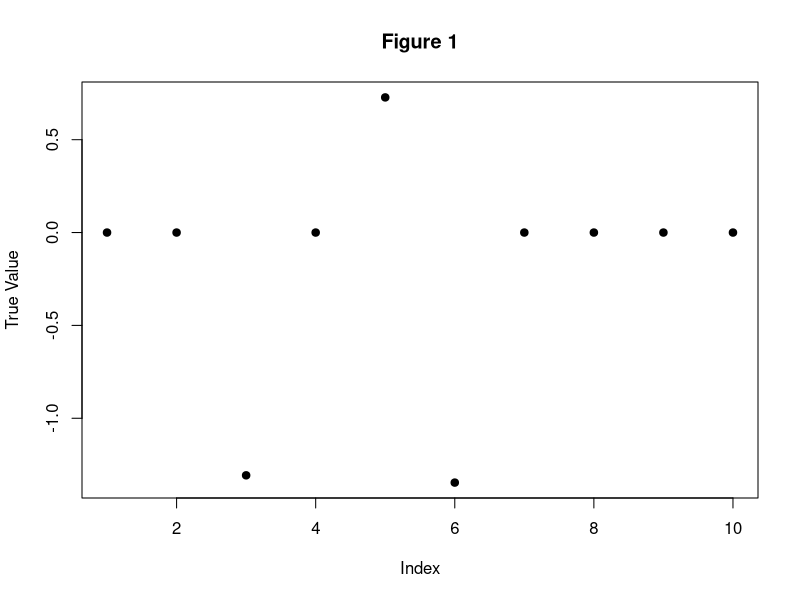
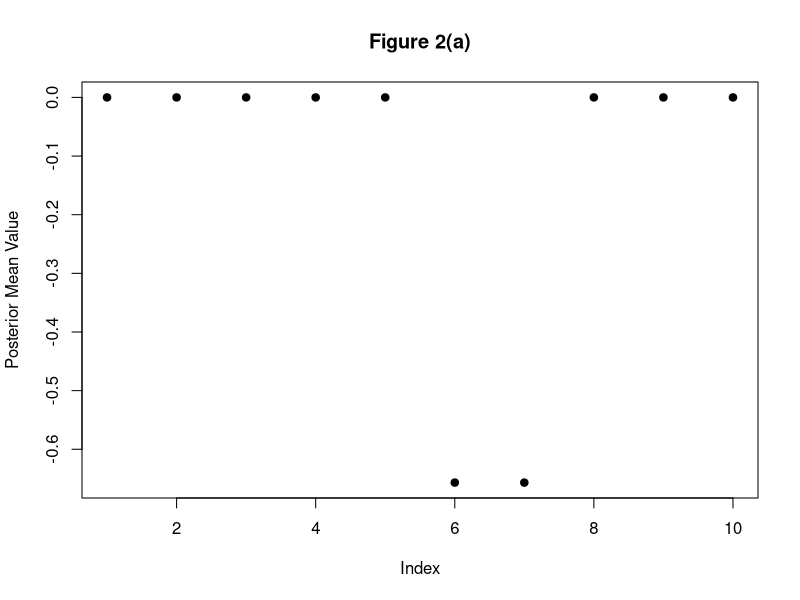
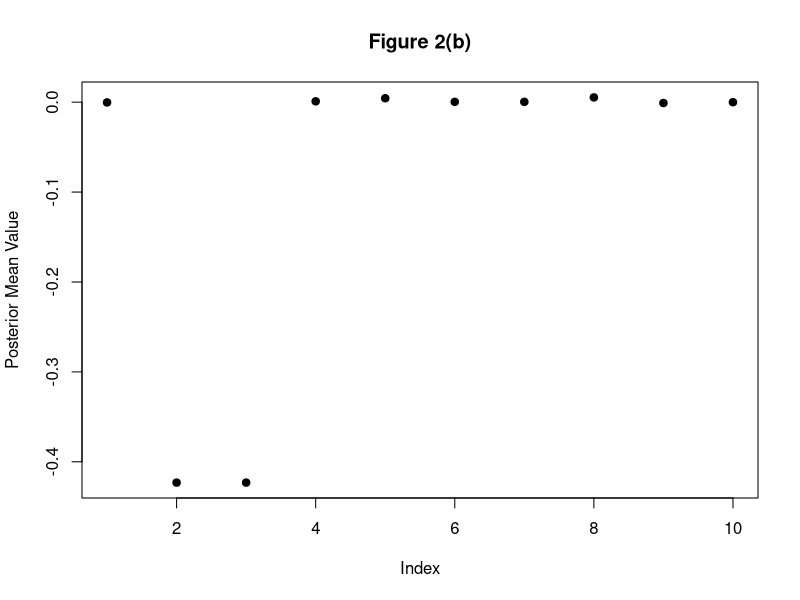
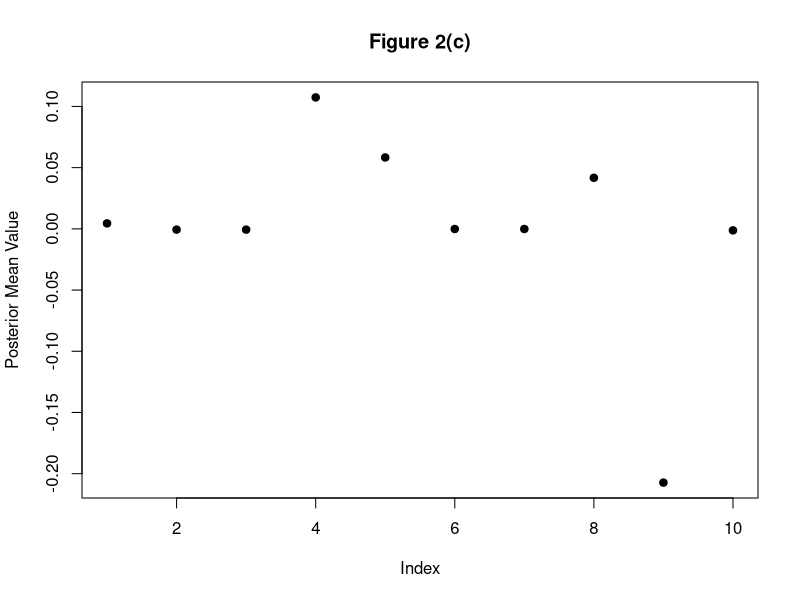
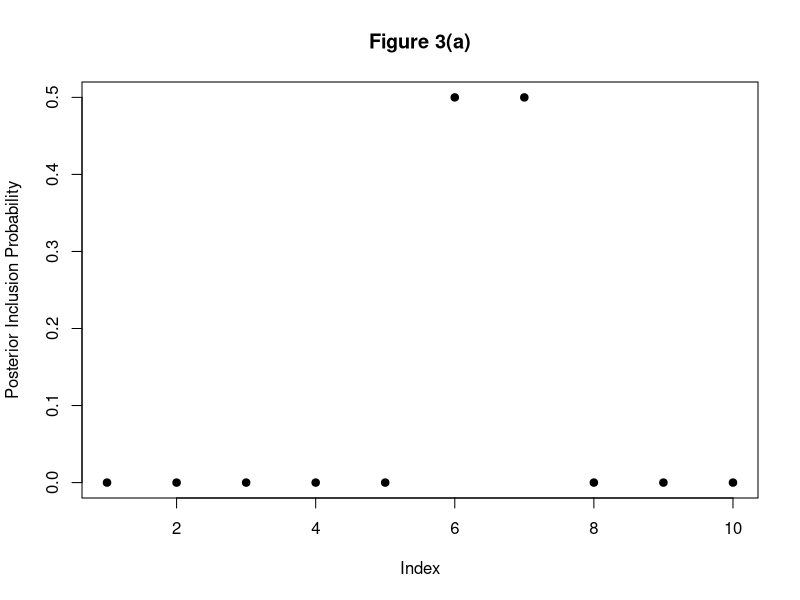
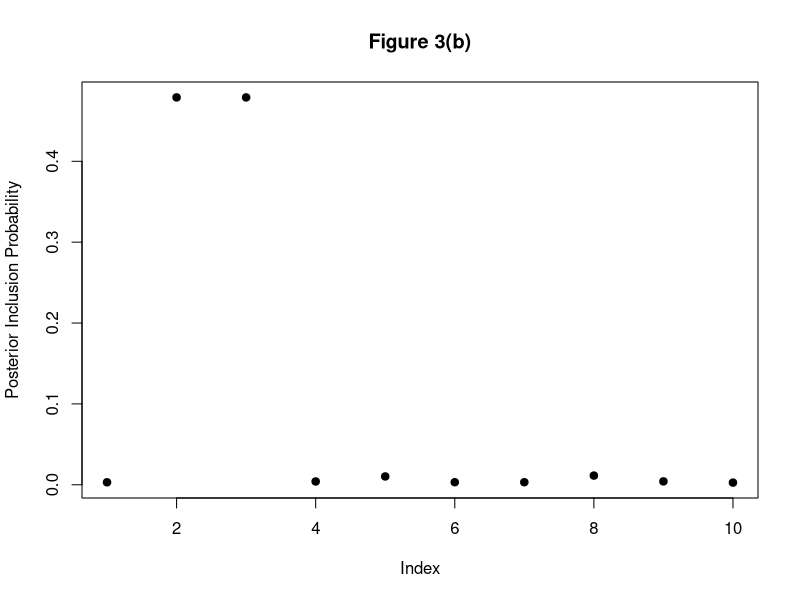
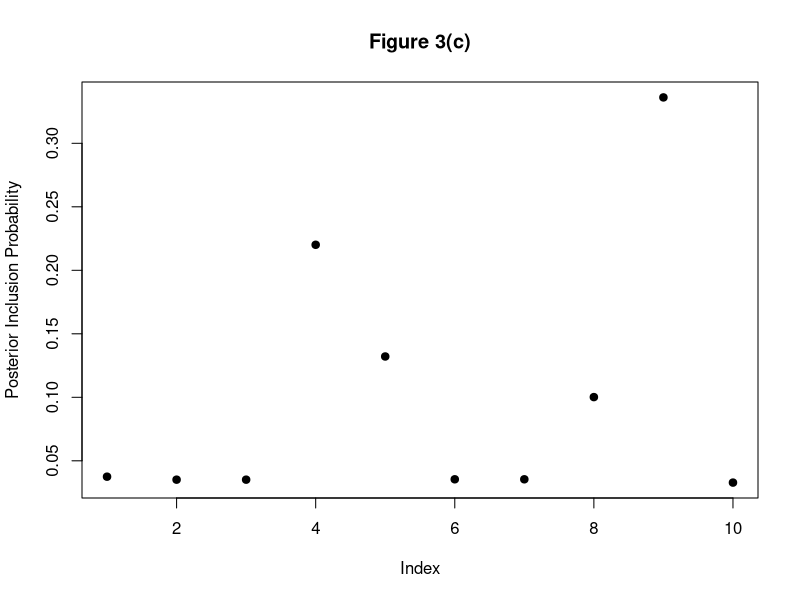
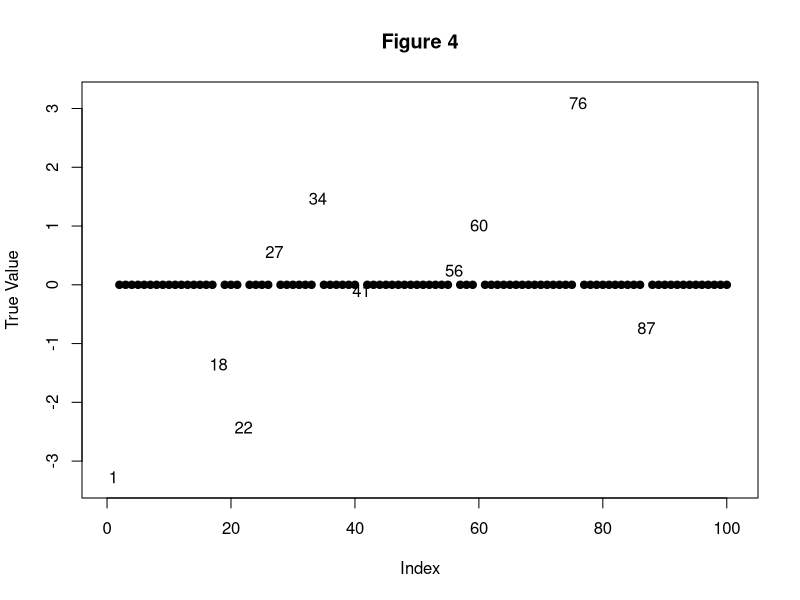

These charts were generated, in order, by the following R code: (Note: this script raises an error after producing the figures.)
## ---- chunk 1
knitr::opts_chunk$set(echo = T, error = T, warning = T, message = F, fig.align = 'center')
## ---- chunk 2
### NOTE: This is basic code, and I did not attempt to mirror the level of numerical sophistication in the susie functions
### If this idea is worth pursuing further, then this code can be improved

# Note: the intercept term is fitted once and then fixed, rather than iteratively updated along with the rest
# However, if we set update_intercept = TRUE, then the intercept WILL be iteratively updated
# Although I'm not 100% sure this is a good idea.... (which is why the default is currently FALSE)

susie_logistic = function(Y, X, L = 10, V = 1, prior_weights = NULL, tol = 1e-3, maxit = 1000, intercept = TRUE, update_intercept = FALSE) {
  
  p = ncol(X)
  n = nrow(X)
  
  # place to store posterior info for each l = 1, ..., L
  post_alpha = matrix(NA, nrow = p, ncol = L)
  post_mu = matrix(NA, nrow = p, ncol = L)
  post_sigma = matrix(NA, nrow = p, ncol = L)
  post_info = list(post_alpha = post_alpha, post_mu = post_mu, post_sigma = post_sigma)

  beta_post_init = matrix(Inf, nrow = p, ncol = L) # initialize
  beta_post = matrix(0, nrow = p, ncol = L)
  
  fixed = rep(0, n) # fixed portion, estimated from l' != l other SER models
  
  iter = 0
  while(norm(beta_post - beta_post_init, "1") > tol) { # repeat until posterior means converge (ELBO not calculated here, so use this convergence criterion instead)
    beta_post_init = beta_post
    
    if ((iter == 0)  && intercept) { # first iteration, fit intercept with nothing fixed
      # slow way below
      #int.log.fit = glm(Y ~ 1, family = "binomial")
      #int.coef = int.log.fit$coefficients[1]
      int.coef = log(mean(Y) / (1 - mean(Y))) # fast calculation of intercept w/out fixed component
      fixed = fixed + int.coef # add effect from intercept to fixed portion
    } else if (intercept & update_intercept) { # if we are iteratively updating the intercept
      fixed = fixed - int.coef # remove effect from previous estimate of intercept
      int.log.fit = glm(Y ~ 1 + offset(fixed), family = "binomial")
      int.coef = int.log.fit$coefficients[1]
      fixed = fixed + int.coef # add back effect from intercept to fixed portion
    }
      
    for (l in 1:L) {
      
      # below is old (inefficient) calculation of the fixed portion
      #fixed = rowSums(X %*% beta_post[, -l]) + int.coef # fixed portion from previous estimates (add intercept portion as well)
      fixed = fixed - (X %*% beta_post[, l]) # remove effect from previous iteration
      
      SER_logistric_l = single_effect_regression_logistic(Y, X, V, prior_weights, FALSE, fixed)
      # store
      post_info$post_alpha[, l] = SER_logistric_l$alpha
      post_info$post_mu[, l] = SER_logistric_l$mu
      post_info$post_sigma[, l] = SER_logistric_l$mu2 - SER_logistric_l$mu^2
      
      # update beta_post
      beta_post[, l] = SER_logistric_l$alpha * SER_logistric_l$mu
      
      fixed = fixed + (X %*% beta_post[, l]) # add back new fixed portion
      
      iter = iter + 1
      if (iter > maxit) {
        stop("Maximum number of iterations reached")
      }
      
    }
    
  }
  
  return(post_info)
  
}


# SER_logistic function
single_effect_regression_logistic = function(Y, X, V, prior_weights = NULL, optimize_V = FALSE, fixed = NULL) {
  p = ncol(X)
  
  betahat = numeric(p)
  shat2 = numeric(p)
  
  if (is.null(fixed)) { # fixed is components from previous SER fits
    fixed = rep(0, length(Y))
  }
  
  # NOTE: could parallelize loop below if desired
  for (j in 1:p) { # logistic regression on each column of X separately
    log.fit = glm(Y ~ X[, j] - 1 + offset(fixed), family = "binomial") # fit w/out intercept
    log.fit.coef = summary(log.fit)$coefficients
    betahat[j] = ifelse(is.na(log.fit.coef[1]), 0, log.fit.coef[1]) # beta-hat MLE (if na, just set to 0)
    shat2[j] = ifelse(is.na(log.fit.coef[2]), Inf, log.fit.coef[2]^2) # (std errof beta-hat MLE)^2 (if na, just set to Inf)
  }
  
  if (is.null(prior_weights)) {
    prior_weights = rep(1 / p, p)
  }
  
  if(optimize_V) {
    stop("Optimizing for prior variance not yet implemented for logistic case")
    #if(loglik.grad(0, betahat, shat2, prior_weights) < 0) {
    #  V = 0
    #} else {
    ##V.o = optim(par=log(V),fn=negloglik.logscale,gr = negloglik.grad.logscale,betahat=betahat,shat2=shat2,prior_weights=prior_weights,method="BFGS")
    ##if(V.o$convergence!=0){
    ##  warning("optimization over prior variance failed to converge")
    ##}
    #  V.u = uniroot(negloglik.grad.logscale, c(-10, 10), extendInt = "upX", betahat = betahat, shat2 = shat2, prior_weights = prior_weights)
    #  V = exp(V.u$root)
    #}
  }
  
  lbf = dnorm(betahat, 0, sqrt(V + shat2), log = TRUE) - dnorm(betahat, 0, sqrt(shat2), log = TRUE)
  #log(bf) on each SNP
  
  lbf[is.infinite(shat2)] = 0 # deal with special case of infinite shat2 (eg happens if X does not vary)
  
  maxlbf = max(lbf)
  w = exp(lbf - maxlbf) # w is proportional to BF, but subtract max for numerical stability
  # posterior prob on each SNP
  w_weighted = w * prior_weights
  weighted_sum_w = sum(w_weighted)
  alpha = w_weighted / weighted_sum_w
  post_var = 1 / ((1 / shat2) + (1 / V)) # posterior variance
  post_mean = (1 / shat2) * post_var * betahat # posterior mean
  post_mean2 = post_var + post_mean^2 # posterior second moment
  # BF for single effect model
  lbf_model = maxlbf + log(weighted_sum_w)
  # NOTE: Need to double check below
  loglik = lbf_model + log(1/2)*length(Y) # loglik of 0/1 response Y under p = .5
  return(list(alpha = alpha, mu = post_mean, mu2 = post_mean2, lbf = lbf, lbf_model = lbf_model, V = V, loglik = loglik))
}
## ---- chunk 3
### TEST susie_logistic
set.seed(1138)

n = 100
p = 10
L = 3
pi = rep(1 / p, p) # prior weights
V = 5 # prior variance

beta_true = rep(0, p)
for (l in 1:L) {
  b_l = rnorm(1, 0, sqrt(V))
  gamma_l = rmultinom(1, 1, pi)
  beta_l = b_l * gamma_l
  beta_true = beta_true + beta_l
}

# simulate data, induce correlations
X = matrix(rnorm(n*p, 0, 1), nrow = n, ncol = p)
X[, 2] = X[, 3]
X[, 7] = X[, 6]

# make response
Y = rbinom(n, 1, exp(X %*% beta_true + 2) / (1 + exp(X %*% beta_true + 2)))

susie.logistic.fit = susie_logistic(Y, X, L, V)
## ---- chunk 4
plot(beta_true, ylab = "True Value", main = "Figure 1", pch = 19)
## ---- chunk 5
b_1_post = susie.logistic.fit$post_mu[, 1] * susie.logistic.fit$post_alpha[, 1]
b_2_post = susie.logistic.fit$post_mu[, 2] * susie.logistic.fit$post_alpha[, 2]
b_3_post = susie.logistic.fit$post_mu[, 3] * susie.logistic.fit$post_alpha[, 3]

plot(b_1_post, ylab = "Posterior Mean Value", main = "Figure 2(a)", pch = 19)
plot(b_2_post, ylab = "Posterior Mean Value", main = "Figure 2(b)", pch = 19)
plot(b_3_post, ylab = "Posterior Mean Value", main = "Figure 2(c)", pch = 19)
## ---- chunk 6
plot(susie.logistic.fit$post_alpha[, 1], ylab = "Posterior Inclusion Probability", main = "Figure 3(a)", pch = 19)
plot(susie.logistic.fit$post_alpha[, 2], ylab = "Posterior Inclusion Probability", main = "Figure 3(b)", pch = 19)
plot(susie.logistic.fit$post_alpha[, 3], ylab = "Posterior Inclusion Probability", main = "Figure 3(c)", pch = 19)
## ---- chunk 7
set.seed(1138)

n = 1000
p = 100
L = 10
pi = rep(1 / p, p) # prior weights
V = 5 # prior variance

beta_true = rep(0, p)
for (l in 1:L) {
  b_l = rnorm(1, 0, sqrt(V))
  gamma_l = rmultinom(1, 1, pi)
  beta_l = b_l * gamma_l
  beta_true = beta_true + beta_l
}

# simulate data, induce correlations
X = matrix(rnorm(n*p, 0, 1), nrow = n, ncol = p)
X[, 2] = X[, 1]
X[, 88] = X[, 87]
X[, 89] = runif(n, -1, -.7) * X[, 87]

# make response
Y = rbinom(n, 1, exp(X %*% beta_true + 2) / (1 + exp(X %*% beta_true + 2)))

susie.logistic.fit = susie_logistic(Y, X, L, V)
## ---- chunk 8
plot(beta_true[beta_true == 0] ~ which(beta_true == 0), xlim = c(0, 101), ylim = range(beta_true) + c(-.1, .1), xlab = "Index", ylab = "True Value", main = "Figure 4", pch = 19)
text(which(beta_true != 0), beta_true[beta_true != 0], labels = which(beta_true != 0))
## ---- chunk 9
par(mfrow = c(5, 2))
for (l in 1:L) {
  b_l_post = susie.logistic.fit$post_mu[, l] * susie.logistic.fit$post_alpha[, l]
  plot(b_l_post[abs(b_l_post) < .01] ~ which(abs(b_l_post) < .01), xlim = c(0, 101), ylim = range(b_l_post) + c(-.1, .1), xlab = "Index", ylab = "Posterior Mean Value", main = paste("Figure 5(", letters[l], ")", sep = ""), pch = 19)
  text(which(abs(b_l_post) >= .01), b_l_post[abs(b_l_post) >= .01], labels = which(abs(b_l_post) >= .01))
}
par(mfrow = c(1, 1))
## ---- chunk 10
par(mfrow = c(5, 2))
for (l in 1:L) {
  alpha_l = susie.logistic.fit$post_alpha[, l]
  plot(alpha_l[alpha_l < .01] ~ which(alpha_l < .01), xlim = c(0, 101), ylim = c(0, 1), xlab = "Index", ylab = "Posterior Inclusion Probability", main = paste("Figure 6(", letters[l], ")", sep = ""), pch = 19)
  text(which(alpha_l >= .01), alpha_l[alpha_l >= .01], labels = which(alpha_l >= .01))
}
par(mfrow = c(1, 1))
## ---- chunk 11
set.seed(1138)
B = 10 # times to repeat at each noise level

n = 1000
p = 10
L = 1

X = matrix(rnorm(n*p, 0, 1), nrow = n, ncol = p)
X[, 5] = runif(n, .7, 1) * X[, 1]

X = apply(X, MARGIN = 2, function(x) x - mean(x))
X = apply(X, MARGIN = 2, function(x) x / norm(x, "2"))

beta_true = rep(0, p)

Vs = c(1, 5, 10, 25, 50)
beta_true_1 = matrix(nrow = length(Vs), ncol = B)
susie.logistic.list = list()
for (i in 1:length(Vs)) {
  V = Vs[i]
  susie.logistic.list[[i]] = list()
  names(susie.logistic.list)[i] = paste("Vs_", V, sep = "")
  for (j in 1:B) {
    beta_true[1] = rnorm(1, 0, sqrt(V))
    Y = rbinom(n, 1, exp(X %*% beta_true) / (1 + exp(X %*% beta_true)))
    susie.logistic.list[[i]][[j]] = susie_logistic(Y, X, L, V)
    beta_true_1[i, j] = beta_true[1]
  }
}

par(mfrow = c(5, 2))
for (i in 1:length(Vs)) {
  V = Vs[i]
  for (j in 1:B) {
    a_l_post = susie.logistic.list[[i]][[j]]$post_alpha[, 1]
    b_l_post = susie.logistic.list[[i]][[j]]$post_mu[, 1] * a_l_post
    plot(b_l_post[abs(a_l_post) < .05] ~ which(abs(a_l_post) < .05), xlim = c(1, 10), ylim = range(b_l_post) + c(-.1, .1), xlab = "Index", ylab = "Posterior Mean Value", main = paste("True effect 1: ", round(beta_true_1[i, j], 2), " ::: Signal Level: ", round(V, 2), sep = ""), pch = 19)
    text(which(abs(a_l_post) >= .05), b_l_post[abs(a_l_post) >= .05], labels = which(abs(a_l_post) >= .05))
  }
}
par(mfrow = c(1, 1))


par(mfrow = c(5, 2))
for (i in 1:length(Vs)) {
  V = Vs[i]
  for (j in 1:B) {
    a_l_post = susie.logistic.list[[i]][[j]]$post_alpha[, 1]
    plot(a_l_post[abs(a_l_post) < .05] ~ which(abs(a_l_post) < .05), xlim = c(1, 10), ylim = c(0, 1), xlab = "Index", ylab = "Posterior Inclusion Probability", main = paste("True effect 1: ", round(beta_true_1[i, j], 2), " ::: Signal Level: ", round(V, 2), sep = ""), pch = 19)
    text(which(abs(a_l_post) >= .05), a_l_post[abs(a_l_post) >= .05], labels = which(abs(a_l_post) >= .05))
  }
}
par(mfrow = c(1, 1))
## ---- chunk 12
set.seed(1138)
B = 10 # times to repeat at each noise level

n = 1000
p = 10
L = 1

X = matrix(rbinom(n * p, 2, runif(n * p)), nrow = n, ncol = p)
copy_ind = runif(n, 0, 1) <= 0.9
X[copy_ind, 5] = X[copy_ind, 1]

beta_true = rep(0, p)

Vs = 1:5
beta_true_1 = matrix(nrow = length(Vs), ncol = B)
susie.logistic.list = list()
for (i in 1:length(Vs)) {
  V = Vs[i]
  susie.logistic.list[[i]] = list()
  names(susie.logistic.list)[i] = paste("Vs_", V, sep = "")
  for (j in 1:B) {
    beta_true[1] = rnorm(1, 0, sqrt(V))
    Y = rbinom(n, 1, exp(X %*% beta_true) / (1 + exp(X %*% beta_true)))
    susie.logistic.list[[i]][[j]] = susie_logistic(Y, X, L, V)
    beta_true_1[i, j] = beta_true[1]
  }
}

par(mfrow = c(5, 2))
for (i in 1:length(Vs)) {
  V = Vs[i]
  for (j in 1:B) {
    a_l_post = susie.logistic.list[[i]][[j]]$post_alpha[, 1]
    b_l_post = susie.logistic.list[[i]][[j]]$post_mu[, 1] * a_l_post
    plot(b_l_post[abs(a_l_post) < .05] ~ which(abs(a_l_post) < .05), xlim = c(1, 10), ylim = range(b_l_post) + c(-.1, .1), xlab = "Index", ylab = "Posterior Mean Value", main = paste("True effect 1: ", round(beta_true_1[i, j], 2), " ::: Signal Level: ", round(V, 2), sep = ""), pch = 19)
    text(which(abs(a_l_post) >= .05), b_l_post[abs(a_l_post) >= .05], labels = which(abs(a_l_post) >= .05))
  }
}
par(mfrow = c(1, 1))


par(mfrow = c(5, 2))
for (i in 1:length(Vs)) {
  V = Vs[i]
  for (j in 1:B) {
    a_l_post = susie.logistic.list[[i]][[j]]$post_alpha[, 1]
    plot(a_l_post[abs(a_l_post) < .05] ~ which(abs(a_l_post) < .05), xlim = c(1, 10), ylim = c(0, 1), xlab = "Index", ylab = "Posterior Inclusion Probability", main = paste("True effect 1: ", round(beta_true_1[i, j], 2), " ::: Signal Level: ", round(V, 2), sep = ""), pch = 19)
    text(which(abs(a_l_post) >= .05), a_l_post[abs(a_l_post) >= .05], labels = which(abs(a_l_post) >= .05))
  }
}
par(mfrow = c(1, 1))
